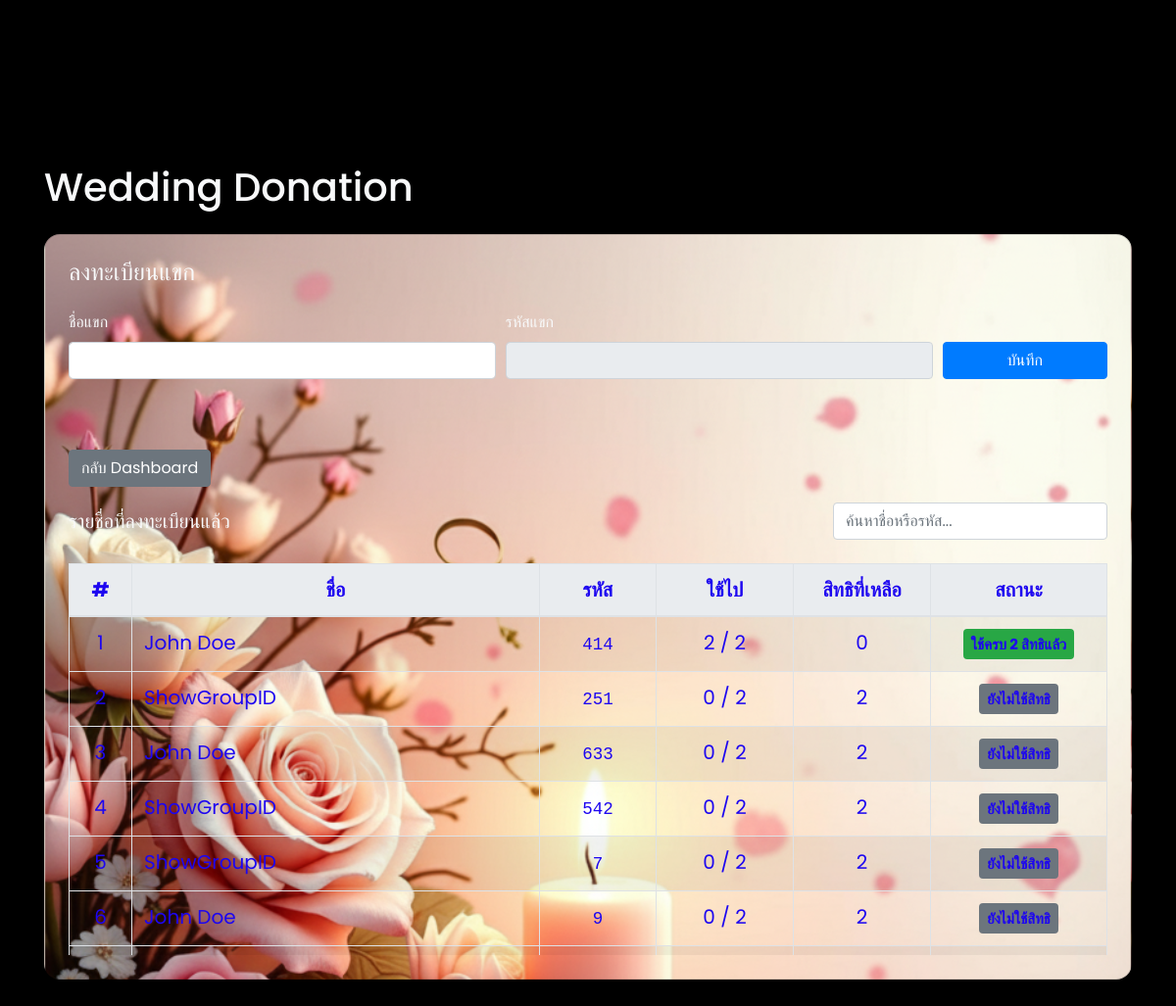
Before: /index.php/register with the older database file.
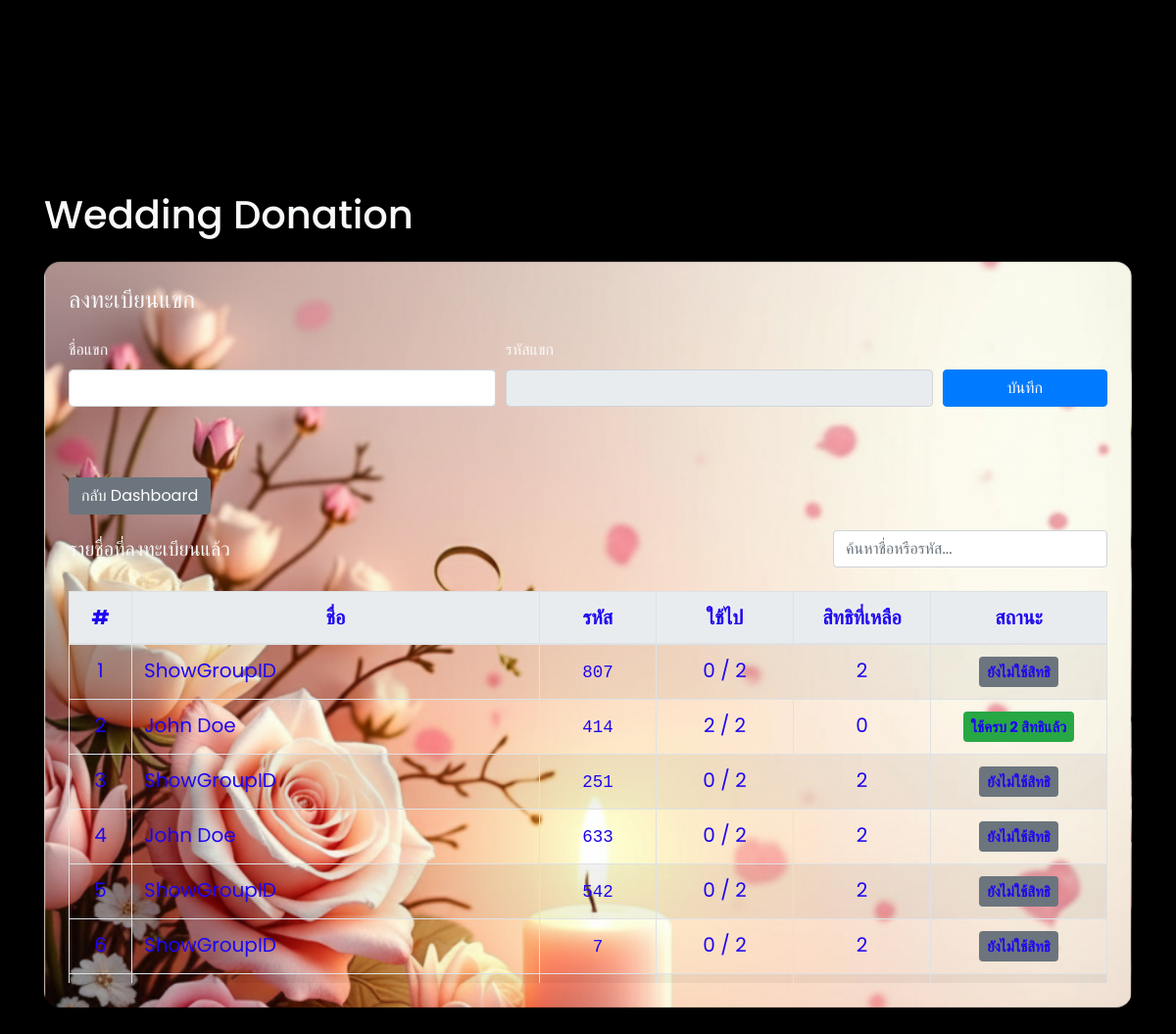
After: the same page with the newer database file.
### tables this page shows
CREATE TABLE guests (
  id TEXT PRIMARY KEY,
  name TEXT NOT NULL,
  code TEXT NOT NULL UNIQUE,
  credits_remaining INTEGER NOT NULL DEFAULT 2,
  created_at TEXT NOT NULL DEFAULT (datetime('now'))
);

### application/controllers/Register.php (called while the page is built, shortened)
<?php if ( ! defined('BASEPATH')) exit('No direct script access allowed');
class Register extends CI_Controller {
  public function index(){
    $guests = $this->Guest_model->all_with_stats();
    $data = compact('guests');
    $this->load->view('register', $data);
  }
}

### index.php (called while the page is built, shortened)
<?php
require_once BASEPATH.'core/CodeIgniter.php';

### application/models/Guest_model.php (called while the page is built, shortened)
<?php if ( ! defined('BASEPATH')) exit('No direct script access allowed');
class Guest_model extends CI_Model {
public function all_with_stats(){
  $sql = "
    SELECT g.*,
           COUNT(d.id) AS picked
    FROM guests g
    LEFT JOIN donations d ON d.guest_id = g.id
    GROUP BY g.id
    ORDER BY g.created_at DESC
  ";
  return $this->db->query($sql)->result();
}
}

### application/views/register.php (the view, shortened to what this page needs)
<div class="card p-4">
  <h4>ลงทะเบียนแขก</h4>
  <form method="post" class="mb-4">
    <div class="form-row">
      <div class="form-group col-md-5">
        <label>ชื่อแขก</label>
        <input type="text" name="name" id="guestName" class="form-control" required>
      </div>
      <div class="form-group col-md-5">
        <label>รหัสแขก</label>
        <input type="text" name="code" id="guestCode" class="form-control" required readonly>
      </div>
      <div class="form-group col-md-2 d-flex align-items-end">
        <button type="submit" class="btn btn-primary btn-block">บันทึก</button>
      </div>
    </div>
  </form>
  <div class="mt-3">
    <a href="<?= site_url('dashboard') ?>" class="btn btn-secondary">กลับ Dashboard</a>
  </div>
  <div class="d-flex justify-content-between align-items-center mb-2">
    <h5 class="mb-0">รายชื่อที่ลงทะเบียนแล้ว</h5>
    <input id="guestSearch" class="form-control" placeholder="ค้นหาชื่อหรือรหัส..." style="max-width:280px;">
  </div>
  <div class="table-responsive" style="max-height: 400px; overflow-y: auto;">
    <table class="table table-hover  table-striped black-table table-bordered mb-0" id="guestTable">
      <thead class="thead-light">
        <tr class="text-center">
          <th style="width:64px;">#</th>
          <th>ชื่อ</th>
          <th>รหัส</th>
          <th style="width:140px;">ใช้ไป</th>
          <th style="width:140px;">สิทธิที่เหลือ</th>
          <th style="width:180px;">สถานะ</th>
        </tr>
      </thead>
      <tbody>
        <?php
          $i = 1;
          foreach($guests as $g):
            $picked = (int)$g->picked;
            $left   = (int)$g->credits_remaining;
            $status = 'ยังไม่ใช้สิทธิ';
            $badge  = 'secondary';
            if ($picked >= 2 || $left <= 0) { $status = 'ใช้ครบ 2 สิทธิแล้ว'; $badge='success'; }
            elseif ($picked >= 1 || $left < 2) { $status = 'ใช้สิทธิบางส่วน'; $badge='warning'; }
        ?>
        <tr>
          <td class="text-center"><?= $i++ ?></td>
          <td><?= htmlspecialchars($g->name) ?></td>
          <td class="text-center"><code><?= htmlspecialchars($g->code) ?></code></td>
          <td class="text-center"><?= $picked ?> / 2</td>
          <td class="text-center"><?= $left ?></td>
          <td class="text-center"><span class="badge badge-<?= $badge ?> p-2"><?= $status ?></span></td>
        </tr>
        <?php endforeach; ?>
      </tbody>
    </table>
  </div>
</div>
<?php $content = ob_get_clean(); include __DIR__.'/layout.php'; ?>

### application/views/layout.php (shortened to what this page needs)
<!doctype html>
<html lang="th">
<head>
  <link rel="stylesheet" href="https://maxcdn.bootstrapcdn.com/bootstrap/4.5.2/css/bootstrap.min.css">
  <link rel="stylesheet" type="text/css" href="<?= base_url('assets/css/custom.css') ?>">
  <link rel="stylesheet" type="text/css" href="<?= base_url('assets/css/style.css') ?>">
</head>
  <body class="text-light" style="background-color: #000;">
  <div id="particles-js"></div>
  <div class="container py-4">
    <h1 class="mb-4">Wedding Donation</h1>
    <?= $content ?>
  </div>
</body>
</html>

### assets/css/custom.css (style rules this page uses)
:root { --size: 200px; --ring: 14px; --c1: #00e5ff; --c2: #00b7ff; --bg1:#0066cc; --bg2:#003366; }
body { display:grid; place-items:center; min-height:100vh; background:#111; margin:0; font-family:system-ui, Arial, sans-serif; }
.card, .card-body, .p-4 { background-color: transparent !important; }
.black-table, .black-table th, .black-table td { font-size: 20px !important; line-height: 1.4; color: #1d06f0 !important; }
.black-table .badge, .black-table code { color: #1d06f0 !important; }

### assets/css/style.css (style rules this page uses)
* { margin: 0; padding: 0; font-family: 'Poppins', sans-serif; box-sizing: border-box; }
body { height: 100vh; display: flex; justify-content: center; align-items: center; background: #000; overflow: hidden; }
#particles-js { position: absolute; width: 100%; height: 100%; z-index: 1; }
button { width: 100%; padding: 10px; background: transparent; border: 1px solid #0ff; border-radius: 25px; color: #0ff; font-weight: bold; cursor: pointer; transition: 0.3s; }

### application/views/layout.php (style rules this page uses)
#particles-js { position: fixed; top: 0; left: 0; width: 100%; height: 100%; z-index: -1; pointer-events: none; }

Changed rows visible on the page:
no longer on this page (row unchanged): guests: name "John Doe", code "9", picked "0", credits_remaining "2", status "ยังไม่ใช้สิทธิ"
added guests: name "ShowGroupID", code "807", picked "0", credits_remaining "2", status "ยังไม่ใช้สิทธิ"
